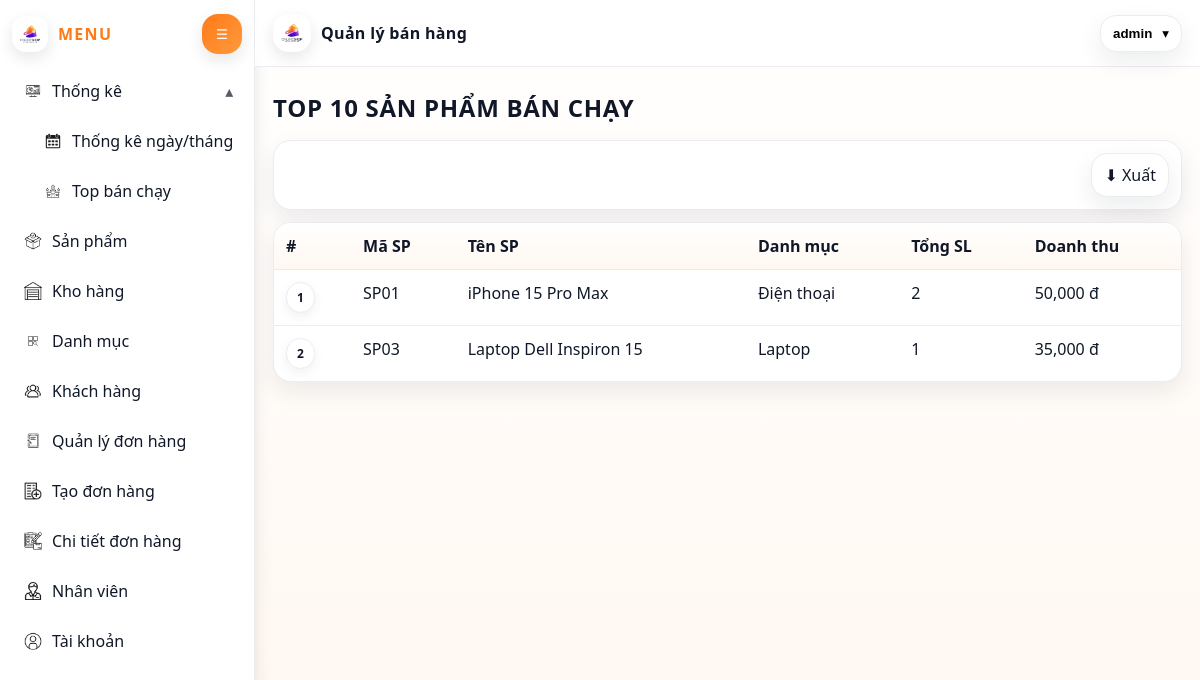
The app's page /ThongKe/TopBanChay (signed in) with its own data.
### tables this page shows
CREATE TABLE sanpham (
  masp VARCHAR(20) PRIMARY KEY,
  tensp VARCHAR(255) NOT NULL,
  gia DECIMAL(12,2) NOT NULL DEFAULT 0,
  soluong INT NOT NULL DEFAULT 0,
  hinhanh VARCHAR(255) NULL,
  xuatxu VARCHAR(100) NULL,
  madm VARCHAR(20) NOT NULL,
  CONSTRAINT fk_sp_dm FOREIGN KEY (madm) REFERENCES danhmuc(madm)
    ON UPDATE CASCADE ON DELETE RESTRICT
);

CREATE TABLE danhmuc (
  madm VARCHAR(20) PRIMARY KEY,
  tendm VARCHAR(255) NOT NULL
);

### MVC/Core/Controller.php (called while the page is built, shortened)
<?php
class Controller{
    public function model($model){
        return new $model;
    }
    public function view($view, $data = []){
    extract($data);
    include_once './MVC/Views/'.$view.'.php';
}
}
?>

### MVC/Controllers/ThongKe.php (called while the page is built, shortened)
<?php
class ThongKe extends Controller {
  public function TopBanChay(){
    $m=$this->model("ThongKeModel");
    $rows=$m->topBanChay();
    $this->view("Master", ["page"=>"thongke_topbanchay","rows"=>$rows]);
  }
}
?>

### MVC/Core/App.php (called while the page is built, shortened)
<?php
class App{
    protected $action= "Index";
    function __construct(){
        $arr = $this->processURL();
        if (!empty($arr[0])) {
            unset($arr[0]);
        }
        $this->controller = new $controllerClass;
        $requestedAction = $arr[1] ?? $this->action;
        $this->action = $requestedAction;
        unset($arr[1]);
        $this->param = $arr ? array_map('rawurldecode', array_values($arr)) : [];
        call_user_func_array([$this->controller, $this->action], $this->param);
    }
    function processURL(){
        if(isset($_GET['url'])){
            return explode('/', trim((string) $_GET['url'], '/'));
        }
        return [];
    }
}
?>

### index.php (called while the page is built, shortened)
<?php
$app = new App();
?>

### MVC/Core/connectDB.php (called while the page is built, shortened)
<?php
class connectDB {
    function __construct() {
        $this->con = mysqli_connect('localhost', 'root', '', 'qlbanhang');
    }
}
?>

### MVC/Models/ThongKeModel.php (called while the page is built, shortened)
<?php
class ThongKeModel extends connectDB {
  public function topBanChay(){
    $sql="SELECT sp.masp, sp.tensp, dm.tendm,
                 SUM(ct.soluong) AS tongsl,
                 SUM(ct.soluong*ct.dongia) AS doanhthu
          FROM chitietdonhang ct
          JOIN donhang dh ON ct.madh=dh.madh
          JOIN sanpham sp ON ct.masp=sp.masp
          JOIN danhmuc dm ON sp.madm=dm.madm
          WHERE dh.trangthai <> 'Huỷ'
          GROUP BY sp.masp, sp.tensp, dm.tendm
          ORDER BY tongsl DESC
          LIMIT 10";
    return mysqli_query($this->con,$sql);
  }
}
?>

### MVC/Views/Pages/thongke_topbanchay.php (the view)
<?php
$rows = $payload["rows"] ?? null;
?>
<h2 class="page-title">TOP 10 SẢN PHẨM BÁN CHẠY</h2>
<div class="toolbar">
  <a class="btn" href="<?= BASE_URL ?>ThongKe/ExportTop" style="margin-left:auto">⬇ Xuất</a>
</div>
<table class="table">
  <thead><tr><th>#</th><th>Mã SP</th><th>Tên SP</th><th>Danh mục</th><th>Tổng SL</th><th>Doanh thu</th></tr></thead>
  <tbody>
  <?php
    $i=0;
    if($rows && mysqli_num_rows($rows)>0):
      while($r=mysqli_fetch_assoc($rows)):
        $i++;
  ?>
    <tr>
      <td><span class="badge"><?= $i ?></span></td>
      <td><?= htmlspecialchars($r['masp']) ?></td>
      <td><?= htmlspecialchars($r['tensp']) ?></td>
      <td><?= htmlspecialchars($r['tendm']) ?></td>
      <td><?= (int)$r['tongsl'] ?></td>
      <td><?= number_format((float)$r['doanhthu']) ?> đ</td>
    </tr>
  <?php endwhile; else: ?>
    <tr><td colspan="6" style="text-align:center">Chưa có dữ liệu</td></tr>
  <?php endif; ?>
  </tbody>
</table>

### Public/Css/Master.css (style rules this page uses)
:root { --bg: #fff; --panel: #ffffff; --text: #101828; --muted: #667085; --line: #eaecf0; --orange: #ff7a18; --orange2: #ffb36b; --shadow: 0 10px 25px rgba(16, 24, 40, 0.08); --shadow2: 0 6px 16px rgba(16, 24, 40, 0.1); --radius: 18px; --radius2: 14px; --sidebarW: 255px; --sidebarCollapsed: 80px; --trans: 180ms ease; font-family: system-ui, -apple-system, Segoe UI, Roboto, Helvetica, Arial, sans-serif; }
* { box-sizing: border-box; }
body { margin: 0; background: linear-gradient(180deg, #fff, #fff7f0); color: var(--text); }

### Public/Css/pages.css (style rules this page uses)
.page-title { margin: 6px 0 16px; font-weight: 900; letter-spacing: 0.03em; }
.toolbar { display: flex; gap: 10px; flex-wrap: wrap; align-items: center; background: #fff; border: 1px solid var(--line); padding: 12px; border-radius: var(--radius); box-shadow: var(--shadow); margin-bottom: 12px; }
.btn { display: inline-flex; align-items: center; justify-content: center; gap: 8px; padding: 10px 12px; border-radius: 16px; border: 1px solid var(--line); background: #fff; color: var(--text); text-decoration: none; cursor: pointer; transition: transform 140ms ease, box-shadow 140ms ease, background 140ms ease, border-color 140ms ease; box-shadow: var(--shadow); }
.table { width: 100%; border-collapse: separate; border-spacing: 0; background: #fff; border: 1px solid var(--line); border-radius: var(--radius); overflow: hidden; box-shadow: var(--shadow); }
.table th, .table td { padding: 12px 12px; border-bottom: 1px solid var(--line); vertical-align: top; }
.table thead th { background: linear-gradient(180deg, #fff, #fff8f1); text-align: left; font-weight: 800; }
.table tbody tr:last-child td { border-bottom: none; }
.badge { display: inline-flex; padding: 6px 10px; border-radius: 999px; border: 1px solid var(--line); background: #fff; box-shadow: 0 4px 12px rgba(16, 24, 40, 0.06); font-weight: 700; font-size: 12px; }

### records on screen
sanpham: masp "SP01", tensp "iPhone 15 Pro Max", madm.tendm "Điện thoại", tongsl "2", doanhthu "50,000"
sanpham: masp "SP03", tensp "Laptop Dell Inspiron 15", madm.tendm "Laptop", tongsl "1", doanhthu "35,000"

### other values on screen
$username "admin"
